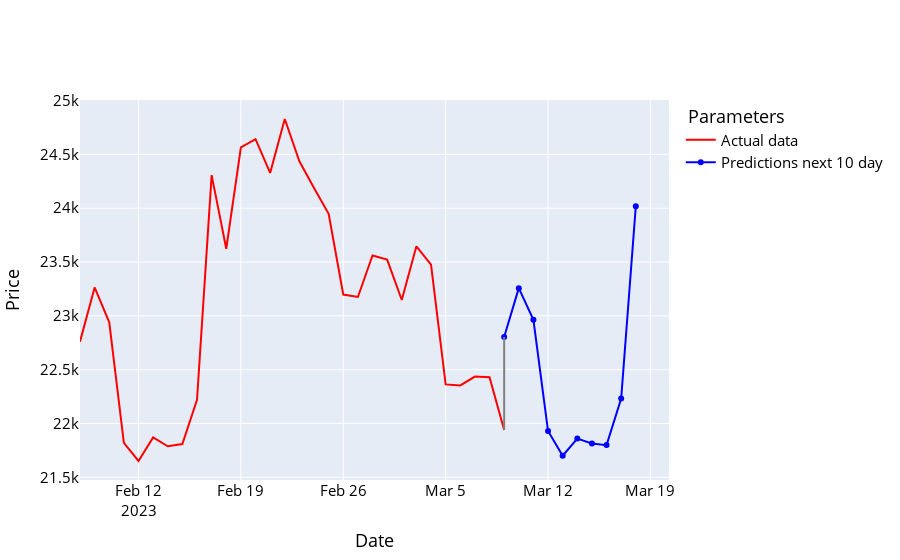

Source (notebook cell):
### Code cell
names = cycle(['Predictions next 10 day', 'Actual data '])

fig = go.Figure()

fig.add_trace(go.Scatter(x=y_future_data.index, y=y_future_data['Adj Close'], name='Actual data ',
                         line=dict(width=2, color='red')))
fig.add_trace(go.Scatter(x=prediction_df.index, y=prediction_df['Adj Close'], name='Predictions next 10 day',
                         line=dict(width=2, color='blue')))

fig.add_shape(type='line',
              x0=prediction_df.index[0], y0=prediction_df['Adj Close'][0],
              x1=y_future_data.index[-1], y1=y_future_data['Adj Close'][-1],
              line=dict(color='grey', width=2))
fig.update_layout(xaxis_title='Date', yaxis_title='Price',
                  font_size=15, font_color='black', legend_title_text=' Parameters')
fig.show()

### Figure 1 — Plotly figure (JSON) as saved in the notebook; plotly's stock layout.template omitted (floating-point values rounded to 4 significant figures)
{"data": [{"line": {"color": "red", "width": 2}, "name": "Actual data ", "type": "scatter", "x": ["2023-02-08T00:00:00", "2023-02-09T00:00:00", "2023-02-10T00:00:00", "2023-02-11T00:00:00", "2023-02-12T00:00:00", "2023-02-13T00:00:00", "2023-02-14T00:00:00", "2023-02-15T00:00:00", "2023-02-16T00:00:00", "2023-02-17T00:00:00", "2023-02-18T00:00:00", "2023-02-19T00:00:00", "2023-02-20T00:00:00", "2023-02-21T00:00:00", "2023-02-22T00:00:00", "2023-02-23T00:00:00", "2023-02-24T00:00:00", "2023-02-25T00:00:00", "2023-02-26T00:00:00", "2023-02-27T00:00:00", "2023-02-28T00:00:00", "2023-03-01T00:00:00", "2023-03-02T00:00:00", "2023-03-03T00:00:00", "2023-03-04T00:00:00", "2023-03-05T00:00:00", "2023-03-06T00:00:00", "2023-03-07T00:00:00", "2023-03-08T00:00:00", "2023-03-09T00:00:00"], "y": [22760.0, 23260.0, 22940.0, 21820.0, 21650.0, 21870.0, 21790.0, 21810.0, 22220.0, 24310.0, 23620.0, 24570.0, 24640.0, 24330.0, 24830.0, 24440.0, 24190.0, 23950.0, 23200.0, 23180.0, 23560.0, 23520.0, 23150.0, 23650.0, 23480.0, 22360.0, 22350.0, 22440.0, 22430.0, 21940.0]}, {"line": {"color": "blue", "width": 2}, "name": "Predictions next 10 day", "type": "scatter", "x": ["2023-03-09T00:00:00", "2023-03-10T00:00:00", "2023-03-11T00:00:00", "2023-03-12T00:00:00", "2023-03-13T00:00:00", "2023-03-14T00:00:00", "2023-03-15T00:00:00", "2023-03-16T00:00:00", "2023-03-17T00:00:00", "2023-03-18T00:00:00"], "y": [22800.0, 23260.0, 22960.0, 21930.0, 21700.0, 21860.0, 21810.0, 21800.0, 22230.0, 24020.0]}], "layout": {"font": {"color": "black", "size": 15}, "legend": {"title": {"text": " Parameters"}}, "shapes": [{"line": {"color": "grey", "width": 2}, "type": "line", "x0": "2023-03-09T00:00:00", "x1": "2023-03-09T00:00:00", "y0": 22800.0, "y1": 21940.0}], "xaxis": {"title": {"text": "Date"}}, "yaxis": {"title": {"text": "Price"}}}}
